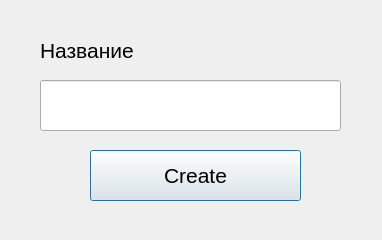
<?xml version="1.0" encoding="UTF-8"?>
<ui version="4.0">
 <class>Dialog_createPlaylist</class>
 <widget class="QDialog" name="Dialog_createPlaylist">
  <property name="geometry">
   <rect>
    <x>0</x>
    <y>0</y>
    <width>382</width>
    <height>240</height>
   </rect>
  </property>
  <property name="windowTitle">
   <string>Dialog</string>
  </property>
  <widget class="QLineEdit" name="lineEdit_Title">
   <property name="geometry">
    <rect>
     <x>40</x>
     <y>80</y>
     <width>301</width>
     <height>51</height>
    </rect>
   </property>
  </widget>
  <widget class="QLabel" name="label_Title">
   <property name="geometry">
    <rect>
     <x>40</x>
     <y>30</y>
     <width>301</width>
     <height>41</height>
    </rect>
   </property>
   <property name="font">
    <font>
     <pointsize>16</pointsize>
    </font>
   </property>
   <property name="text">
    <string>Название</string>
   </property>
  </widget>
  <widget class="QPushButton" name="pushButton_Create">
   <property name="geometry">
    <rect>
     <x>90</x>
     <y>150</y>
     <width>211</width>
     <height>51</height>
    </rect>
   </property>
   <property name="font">
    <font>
     <pointsize>16</pointsize>
    </font>
   </property>
   <property name="text">
    <string>Create</string>
   </property>
  </widget>
 </widget>
 <resources/>
 <connections/>
</ui>
